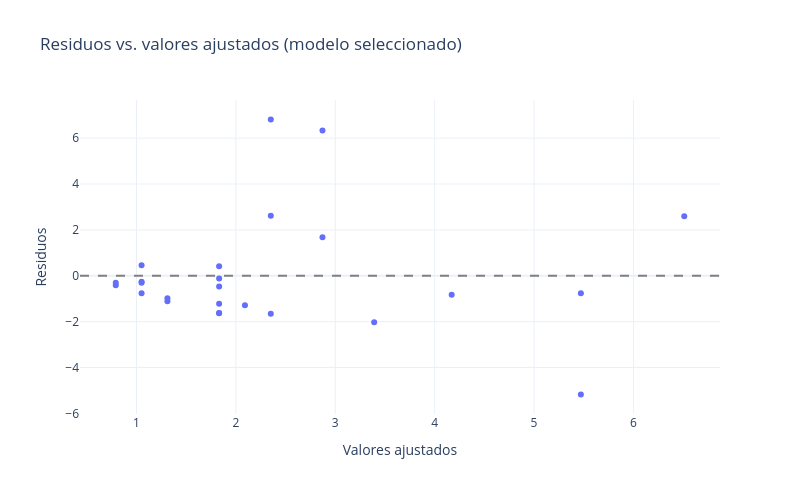

Notebook code for this chart:
### Code cell
resid_df = pd.DataFrame({
    "Fitted values": model_sel.fittedvalues,
    "Residuals": model_sel.resid
})

fig = px.scatter(
    resid_df,
    x="Fitted values",
    y="Residuals",
    title="Residuos vs. valores ajustados (modelo seleccionado)",
    labels={"Fitted values": "Valores ajustados", "Residuals": "Residuos"},
    template="plotly_white",
    width = PLOT_WIDTH, 
    height = PLOT_HEIGHT
)
fig.add_hline(y=0, line_dash="dash", line_color="gray")

fig.show()

### Figure 1 — Plotly figure (JSON) as saved in the notebook; plotly's stock layout.template omitted (floating-point values rounded to 4 significant figures)
{"data": [{"hovertemplate": "Valores ajustados=%{x}<br>Residuos=%{y}<extra></extra>", "legendgroup": "", "marker": {"color": "#636efa", "symbol": "circle"}, "mode": "markers", "name": "", "orientation": "v", "showlegend": false, "type": "scatter", "x": [1.051, 5.471, 1.831, 1.311, 2.091, 5.471, 1.831, 6.511, 2.871, 3.391, 2.871, 1.051, 1.831, 2.351, 2.351, 0.7913, 0.7913, 4.171, 1.831, 1.831, 1.311, 2.351, 1.831, 1.051, 1.051], "xaxis": "x", "y": [-0.2643, -5.178, -0.1213, -1.108, -1.285, -0.7582, -1.224, 2.596, 6.339, -2.026, 1.683, -0.7583, 0.4207, 6.816, -1.657, -0.4123, -0.3063, -0.8263, -1.623, -1.63, -0.9823, 2.615, -0.4693, 0.4637, -0.3003], "yaxis": "y"}], "layout": {"height": 494.4, "legend": {"tracegroupgap": 0}, "shapes": [{"line": {"color": "gray", "dash": "dash"}, "type": "line", "x0": 0, "x1": 1, "xref": "x domain", "y0": 0, "y1": 0, "yref": "y"}], "title": {"text": "Residuos vs. valores ajustados (modelo seleccionado)"}, "width": 800, "xaxis": {"anchor": "y", "domain": [0, 1], "title": {"text": "Valores ajustados"}}, "yaxis": {"anchor": "x", "domain": [0, 1], "title": {"text": "Residuos"}}}}
